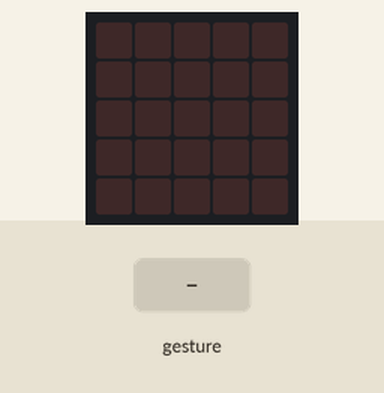
This program was run on a simulated Calliope mini (MakeCode). On the bench: the board's 5×5 LED display. The test bench sets the inputs (shaded band). Random numbers come from a fixed seed; a tilt is held for 1.5 s and a shake lasts 1 s, then the board lies face up again.

Above: at 1.2 s.
1.3 s: gesture 'shake'
At 2.7 s:
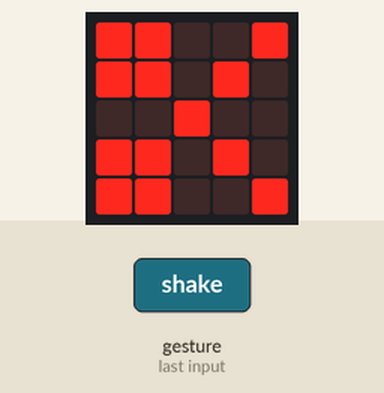
3.0 s: gesture 'shake'
At 4.1 s:
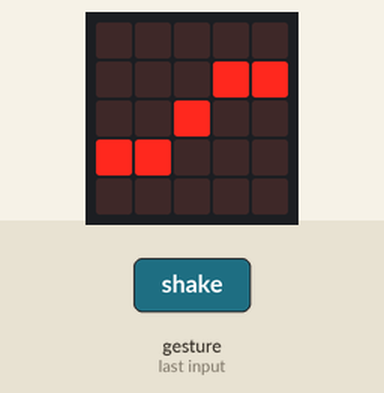
Timing chart, 0 to 6.0 s (numbered marks = the images above; inputs shaded):
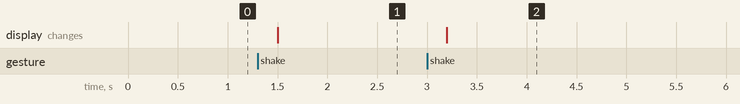

The program:

main.ts
```typescript
let Zufallszahl = 0
input.onGesture(Gesture.Shake, function () {
    Zufallszahl = randint(1, 3)
    if (Zufallszahl == 1) {
        basic.showLeds(`
            # # . . #
            # # . # .
            . . # . .
            # # . # .
            # # . . #
            `)
    } else if (Zufallszahl == 2) {
        basic.showLeds(`
            . . . . .
            . # # # .
            . # # # .
            . # # # .
            . . . . .
            `)
    } else {
        basic.showLeds(`
            . . . . .
            . . . # #
            . . # . .
            # # . . .
            . . . . .
            `)
    }
})
basic.forever(function () {

})
```

test.ts
```typescript
// Hier kann man Tests durchführen; diese Datei wird nicht kompiliert, wenn dieses Paket als Erweiterung verwendet wird.
```

Measured:
- after the input at 1.3 s, the display: changes after 0.20 s (image 1)
- after the input at 3.0 s, the display: changes after 0.20 s (image 2)
